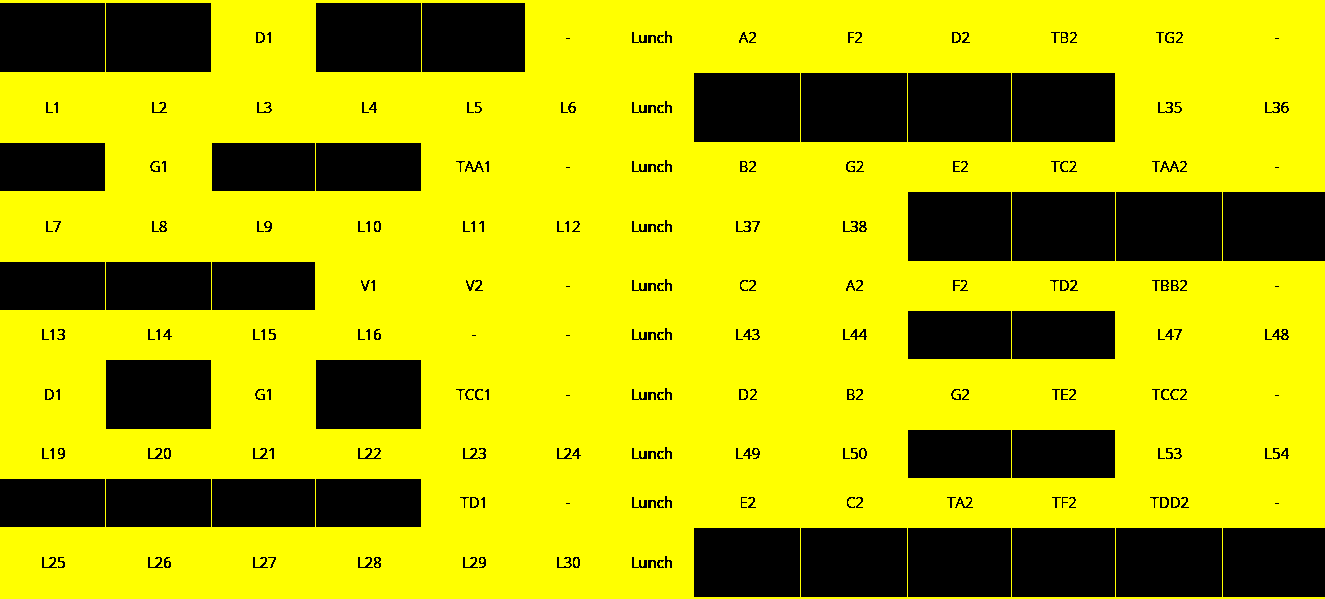
#> input picture time.png, 1325 x 599 px, found by its file name
$ python temp.py
#> lines starting #> are read from the running program, lines starting #| are printed output that depends on the picture; after the words box and inside, x2 and y2 are one past the last pixel; in counts of white or black regions, pixels touching at a corner belong together
import cv2
import numpy as np
import pytesseract
from PIL import Image


# Path of working folder on Disk
src_path = "C:/Users/Harshita Bhalla/Desktop/"

def get_string(img_path):
    # Read image with opencv
    img = cv2.imread(img_path)
#> img is the input picture: shape (599, 1325, 3); mean B, G, R 0, 183.5, 183.5

    # Convert to gray
    img = cv2.cvtColor(img, cv2.COLOR_BGR2GRAY)
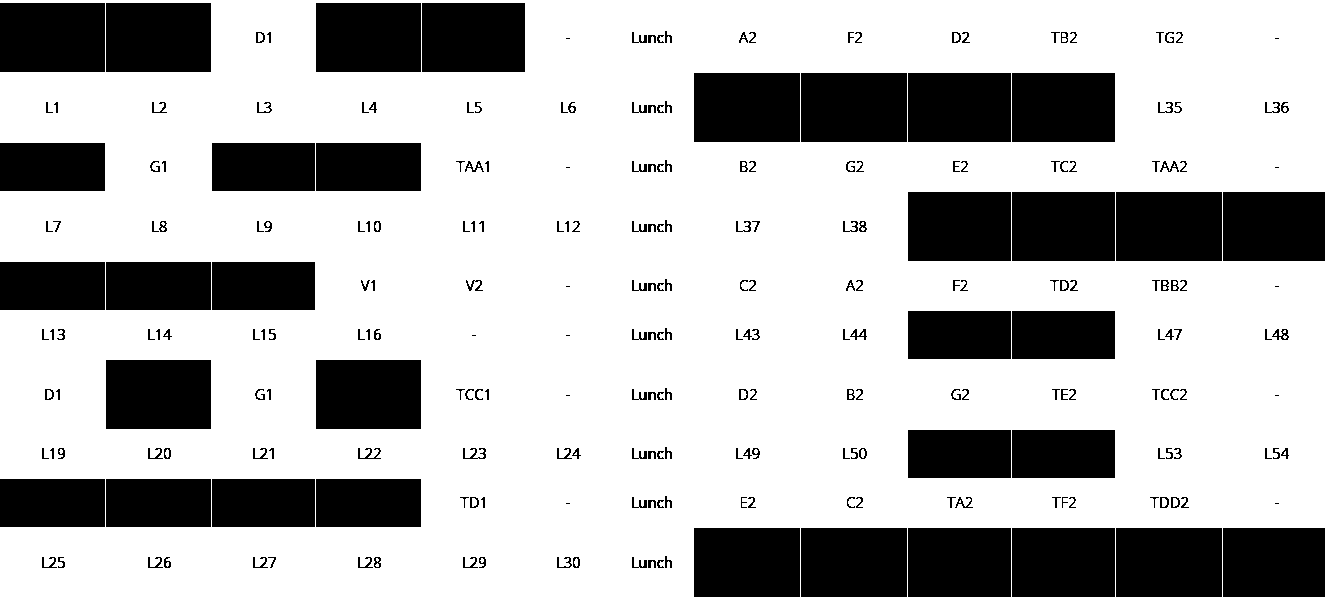
#> img: shape (599, 1325); values 0 (black) and 226 (white), 72% white; 260 black regions (12 under 20 px), largest, box (x1, y1, x2, y2) and area: (694, 73, 800, 142) 7314, (801, 73, 907, 142) 7314, (1116, 192, 1222, 261) 7314

    # Apply dilation and erosion to remove some noise
    kernel = np.ones((1, 1), np.uint8)
    img = cv2.dilate(img, kernel, iterations=1)
    img = cv2.erode(img, kernel, iterations=1)

    # Write image after removed noise
    cv2.imwrite(src_path + "removed_noise.png", img)

    #  Apply threshold to get image with only black and white
    #img = cv2.adaptiveThreshold(img, 255, cv2.ADAPTIVE_THRESH_GAUSSIAN_C, cv2.THRESH_BINARY, 31, 2)

    # Write the image after apply opencv to do some ...
    cv2.imwrite(src_path + "thres.png", img)

    # Recognize text with tesseract for python
#> (the run stopped early here; a loop or call above may not have finished)
